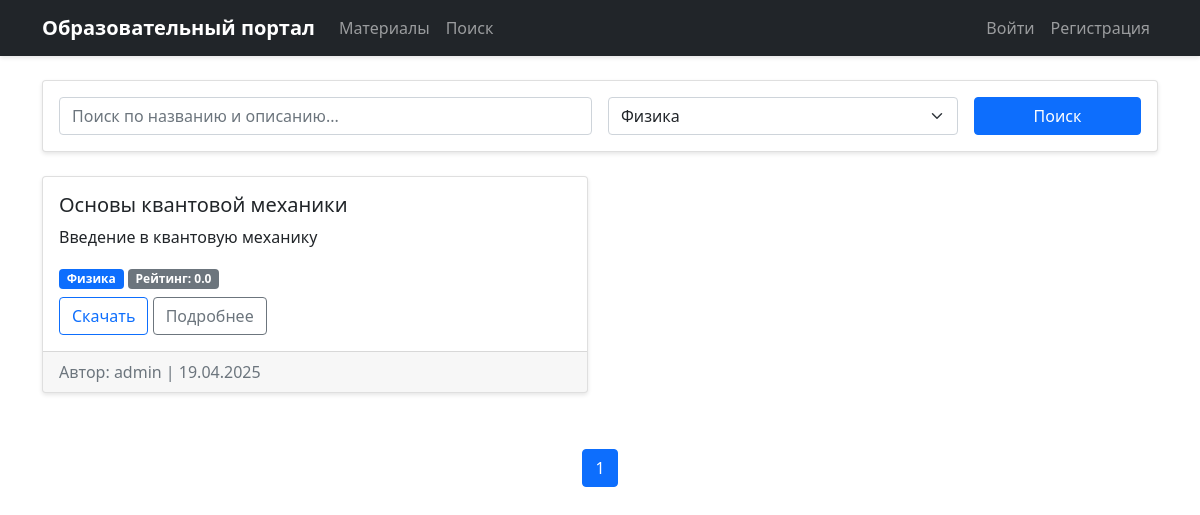
Page /search?category_id=2 on the committed database.
### app/models/material.py (models this page shows, shortened)
class Material(db.Model):
    __tablename__ = 'materials'
    id = db.Column(db.Integer, primary_key=True)
    title = db.Column(db.String(120), nullable=False)
    description = db.Column(db.Text)
    file_url = db.Column(db.String(500))  # Ссылка на Google Drive
    status = db.Column(db.String(20), default='unapproved')  # unapproved/approved/rejected
    created_at = db.Column(db.DateTime, default=datetime.utcnow)
    author_id = db.Column(db.Integer, db.ForeignKey('users.id'), nullable=False)
    category_id = db.Column(db.Integer, db.ForeignKey('categories.id'))
    ratings = db.relationship('Rating', backref='material', lazy='dynamic')
    def average_rating(self):
        ratings = self.ratings.all()
        if not ratings:
            return 0
        return sum(rating.value for rating in ratings) / len(ratings)

### app/models/category.py (models this page shows, shortened)
class Category(db.Model):
    __tablename__ = 'categories'
    id = db.Column(db.Integer, primary_key=True)
    name = db.Column(db.String(50), unique=True, nullable=False)
    materials = db.relationship('Material', backref='category', lazy=True)

### app/models/user.py (models this page shows, shortened)
class User(UserMixin, db.Model):
    __tablename__ = 'users'
    id = db.Column(db.Integer, primary_key=True)
    username = db.Column(db.String(64), unique=True, nullable=False)
    password_hash = db.Column(db.String(128))
    role = db.Column(db.String(20), default='user')  # user/moderator/admin
    materials = db.relationship('Material', backref='author', lazy=True)
    ratings = db.relationship('Rating', backref='user', lazy=True)

### app/routes/search_routes.py (the view, shortened to what this page needs)
@bp.route('/search')
def search():
    query = request.args.get('query', '')
    category_id = request.args.get('category_id', type=int)
    page = request.args.get('page', 1, type=int)
    materials_query = Material.query.filter_by(status='approved')
    if category_id:
        materials_query = materials_query.filter_by(category_id=category_id)
    materials = materials_query.paginate(page=page, per_page=10)
    categories = Category.query.all()
    return render_template('materials/search.html',
                         materials=materials,
                         categories=categories,
                         query=query,
                         selected_category=category_id)

### app/templates/materials/search.html (shortened to what this page needs)
{% extends "base.html" %}
{% block content %}
<div class="card mb-4">
    <div class="card-body">
        <form method="GET" action="{{ url_for('search.search') }}" class="row g-3">
            <div class="col-md-6">
                <input type="text" name="query" class="form-control" placeholder="Поиск по названию и описанию..."
                       value="{{ query }}">
            </div>
            <div class="col-md-4">
                <select name="category_id" class="form-select">
                    {% for category in categories %}
                        <option value="{{ category.id }}"
                                {% if selected_category == category.id %}selected{% endif %}>
                            {{ category.name }}
                        </option>
                    {% endfor %}
                </select>
            </div>
            <div class="col-md-2">
                <button type="submit" class="btn btn-primary w-100">Поиск</button>
            </div>
        </form>
    </div>
</div>
{% if materials.items %}
    <div class="row">
        {% for material in materials.items %}
            <div class="col-md-6 mb-4">
                <div class="card h-100">
                    <div class="card-body">
                        <h5 class="card-title">{{ material.title }}</h5>
                        <p class="card-text">{{ material.description }}</p>
                        <div class="mb-2">
                            <span class="badge bg-primary">{{ material.category.name }}</span>
                            <span class="badge bg-secondary">Рейтинг: {{ "%.1f"|format(material.average_rating()) }}</span>
                        </div>
                        <a href="{{ material.file_url }}" class="btn btn-outline-primary" target="_blank">Скачать</a>
                        <a href="{{ url_for('material.detail', id=material.id) }}" class="btn btn-outline-secondary">Подробнее</a>
                    </div>
                    <div class="card-footer text-muted">
                        Автор: {{ material.author.username }} | {{ material.created_at.strftime('%d.%m.%Y') }}
                    </div>
                </div>
            </div>
        {% endfor %}
    </div>
    <nav aria-label="Page navigation" class="mt-4">
        <ul class="pagination justify-content-center">
            {% for page in materials.iter_pages() %}
                {% if page %}
                    <li class="page-item {% if page == materials.page %}active{% endif %}">
                        <a class="page-link" href="{{ url_for('search.search', page=page, query=query, category_id=selected_category) }}">
                            {{ page }}
                        </a>
                    </li>
                {% else %}
                    <li class="page-item disabled">
                        <span class="page-link">...</span>
                    </li>
                {% endif %}
            {% endfor %}
        </ul>
    </nav>
{% else %}
    <div class="alert alert-info">
        По вашему запросу ничего не найдено.
    </div>
{% endif %}
{% endblock %}

### app/static/css/main.css (style rules this page uses)
body { background-color: #f8f9fa; }
.card { box-shadow: 0 2px 4px rgba(0, 0, 0, 0.1); transition: transform 0.2s; }
.btn { border-radius: 4px; }
.btn-primary { background-color: #007bff; border-color: #007bff; }
.card-footer { background-color: #fff; border-top: 1px solid rgba(0, 0, 0, 0.125); }
.pagination { margin-top: 2rem; }
.page-link { color: #007bff; }
.page-item.active .page-link { background-color: #007bff; border-color: #007bff; }
.badge { padding: 0.5em 0.75em; font-weight: 500; }

### rows in the picture
Material: title "Основы квантовой механики", description "Введение в квантовую механику", category.name "Физика", average_rating "0.0", author.username "admin", created_at "19.04.2025"

### other values in the picture
{{ page }} "1"
form field category_id "Физика"
